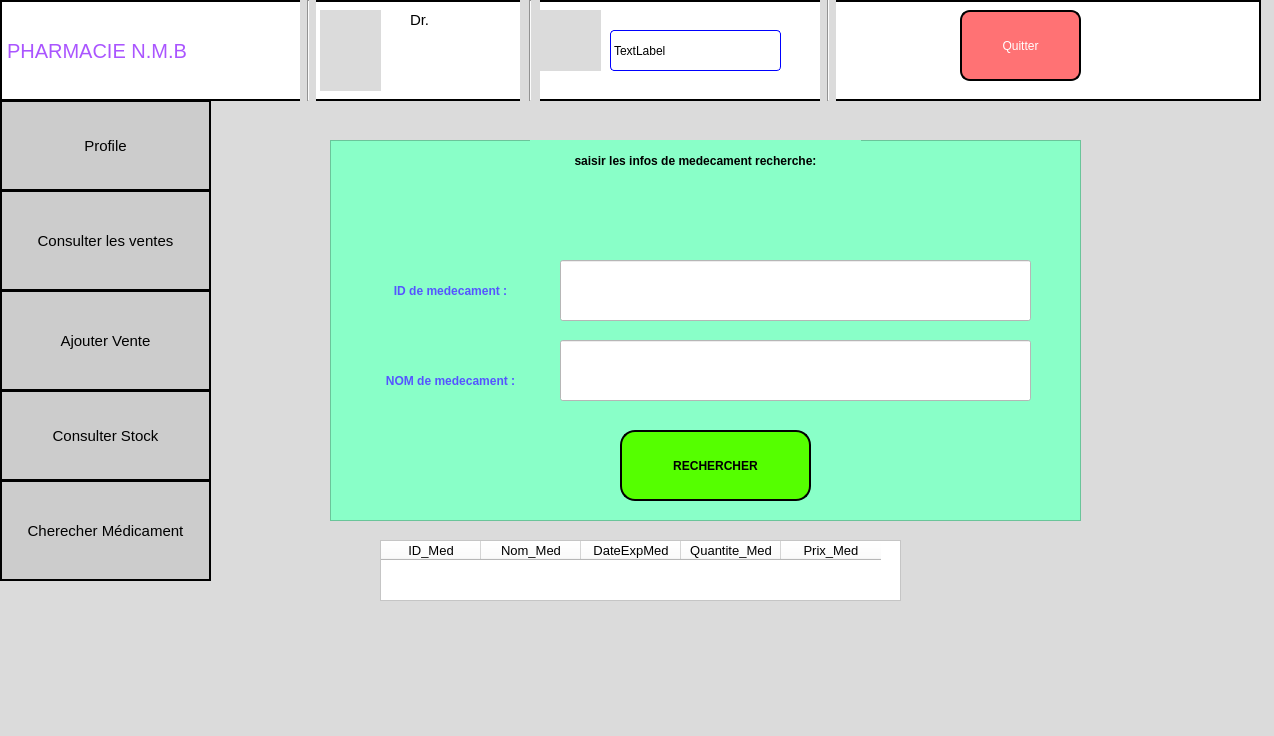
<?xml version="1.0" encoding="UTF-8"?>
<ui version="4.0">
 <class>recherchermed_emp</class>
 <widget class="QDialog" name="recherchermed_emp">
  <property name="geometry">
   <rect>
    <x>0</x>
    <y>0</y>
    <width>1274</width>
    <height>736</height>
   </rect>
  </property>
  <property name="windowTitle">
   <string>Dialog</string>
  </property>
  <property name="styleSheet">
   <string notr="true">
background-color: rgb(219, 219, 219);</string>
  </property>
  <widget class="QLabel" name="label">
   <property name="geometry">
    <rect>
     <x>640</x>
     <y>360</y>
     <width>37</width>
     <height>12</height>
    </rect>
   </property>
   <property name="text">
    <string/>
   </property>
  </widget>
  <widget class="QPushButton" name="pushButton_afficher_vente">
   <property name="geometry">
    <rect>
     <x>0</x>
     <y>190</y>
     <width>211</width>
     <height>101</height>
    </rect>
   </property>
   <property name="styleSheet">
    <string notr="true">font-size:	15px;border:2px solid black;
background-color: rgb(204, 204, 204);</string>
   </property>
   <property name="text">
    <string>Consulter les ventes</string>
   </property>
  </widget>
  <widget class="QPushButton" name="pushButton_Consulter_stock">
   <property name="geometry">
    <rect>
     <x>0</x>
     <y>390</y>
     <width>211</width>
     <height>91</height>
    </rect>
   </property>
   <property name="styleSheet">
    <string notr="true">background-color: rgb(204, 204, 204);font-size:15px;border:2px solid black;</string>
   </property>
   <property name="text">
    <string>Consulter Stock</string>
   </property>
  </widget>
  <widget class="QPushButton" name="pushButton_ajouter_vente">
   <property name="geometry">
    <rect>
     <x>0</x>
     <y>290</y>
     <width>211</width>
     <height>101</height>
    </rect>
   </property>
   <property name="styleSheet">
    <string notr="true">
background-color: rgb(204, 204, 204);;font-size:15px;border:2px solid black;</string>
   </property>
   <property name="text">
    <string>Ajouter Vente</string>
   </property>
  </widget>
  <widget class="QPushButton" name="pushButton_4">
   <property name="geometry">
    <rect>
     <x>0</x>
     <y>480</y>
     <width>211</width>
     <height>101</height>
    </rect>
   </property>
   <property name="styleSheet">
    <string notr="true">background-color: rgb(204, 204, 204);font-size:15px;border:2px solid black;</string>
   </property>
   <property name="text">
    <string>Cherecher Médicament</string>
   </property>
  </widget>
  <widget class="QPushButton" name="ButtonProfil">
   <property name="geometry">
    <rect>
     <x>0</x>
     <y>100</y>
     <width>211</width>
     <height>91</height>
    </rect>
   </property>
   <property name="styleSheet">
    <string notr="true">font-size:15px;border:2px solid black;
background-color: rgb(204, 204, 204);</string>
   </property>
   <property name="text">
    <string>Profile</string>
   </property>
  </widget>
  <widget class="QLabel" name="label_2">
   <property name="geometry">
    <rect>
     <x>0</x>
     <y>0</y>
     <width>311</width>
     <height>101</height>
    </rect>
   </property>
   <property name="styleSheet">
    <string notr="true">background-color: rgb(255, 255, 255);font-size:20px;
font: 20pt &quot;Segoe Script&quot;;color:rgb(170, 85, 255);border:2px solid black;</string>
   </property>
   <property name="text">
    <string>PHARMACIE N.M.B</string>
   </property>
  </widget>
  <widget class="QLabel" name="label_3">
   <property name="geometry">
    <rect>
     <x>310</x>
     <y>0</y>
     <width>951</width>
     <height>101</height>
    </rect>
   </property>
   <property name="styleSheet">
    <string notr="true">background-color: rgb(255, 255, 255);border:2px solid black;</string>
   </property>
   <property name="text">
    <string/>
   </property>
  </widget>
  <widget class="QPushButton" name="pushButton_6">
   <property name="geometry">
    <rect>
     <x>960</x>
     <y>10</y>
     <width>121</width>
     <height>71</height>
    </rect>
   </property>
   <property name="styleSheet">
    <string notr="true">border:2px solid black;color:white;border-radius:10px;
font: 900 12pt &quot;Arial Black&quot;;
background-color: rgb(255, 114, 116);</string>
   </property>
   <property name="text">
    <string>Quitter</string>
   </property>
  </widget>
  <widget class="Line" name="line">
   <property name="geometry">
    <rect>
     <x>820</x>
     <y>-10</y>
     <width>16</width>
     <height>111</height>
    </rect>
   </property>
   <property name="orientation">
    <enum>Qt::Vertical</enum>
   </property>
  </widget>
  <widget class="Line" name="line_2">
   <property name="geometry">
    <rect>
     <x>300</x>
     <y>0</y>
     <width>16</width>
     <height>101</height>
    </rect>
   </property>
   <property name="orientation">
    <enum>Qt::Vertical</enum>
   </property>
  </widget>
  <widget class="Line" name="line_4">
   <property name="geometry">
    <rect>
     <x>520</x>
     <y>0</y>
     <width>20</width>
     <height>101</height>
    </rect>
   </property>
   <property name="orientation">
    <enum>Qt::Vertical</enum>
   </property>
  </widget>
  <widget class="QLabel" name="nome_user">
   <property name="geometry">
    <rect>
     <x>410</x>
     <y>50</y>
     <width>101</width>
     <height>20</height>
    </rect>
   </property>
   <property name="styleSheet">
    <string notr="true">background-color:white;
font: 900 14pt &quot;Arial Black&quot;;</string>
   </property>
   <property name="text">
    <string/>
   </property>
  </widget>
  <widget class="QLabel" name="label_6">
   <property name="geometry">
    <rect>
     <x>410</x>
     <y>10</y>
     <width>101</width>
     <height>20</height>
    </rect>
   </property>
   <property name="styleSheet">
    <string notr="true">background-color: rgb(255, 255, 255);font-size:15px;
font: 600 16pt &quot;Segoe UI Variable Text Semibold&quot;;</string>
   </property>
   <property name="text">
    <string>Dr.</string>
   </property>
  </widget>
  <widget class="QLabel" name="label_5">
   <property name="geometry">
    <rect>
     <x>540</x>
     <y>10</y>
     <width>61</width>
     <height>61</height>
    </rect>
   </property>
   <property name="text">
    <string/>
   </property>
   <property name="pixmap">
    <pixmap resource="ressource.qrc">:/res/image/OIP (3).jpeg</pixmap>
   </property>
   <property name="scaledContents">
    <bool>true</bool>
   </property>
  </widget>
  <widget class="QLabel" name="label_7">
   <property name="geometry">
    <rect>
     <x>870</x>
     <y>10</y>
     <width>71</width>
     <height>71</height>
    </rect>
   </property>
   <property name="styleSheet">
    <string notr="true">background-color: white;</string>
   </property>
   <property name="text">
    <string/>
   </property>
   <property name="pixmap">
    <pixmap resource="ressource.qrc">:/res/image/R (1).png</pixmap>
   </property>
   <property name="scaledContents">
    <bool>true</bool>
   </property>
  </widget>
  <widget class="QLabel" name="label_date">
   <property name="geometry">
    <rect>
     <x>610</x>
     <y>30</y>
     <width>171</width>
     <height>41</height>
    </rect>
   </property>
   <property name="styleSheet">
    <string notr="true">border:1px solid blue;border-radius:4px;
font: 10pt &quot;Rockwell&quot;;
background-color: rgb(255, 255, 255);</string>
   </property>
   <property name="text">
    <string>TextLabel</string>
   </property>
  </widget>
  <widget class="QLabel" name="label_8">
   <property name="geometry">
    <rect>
     <x>230</x>
     <y>10</y>
     <width>61</width>
     <height>81</height>
    </rect>
   </property>
   <property name="styleSheet">
    <string notr="true">background-color: rgb(255, 255, 255);</string>
   </property>
   <property name="text">
    <string/>
   </property>
   <property name="pixmap">
    <pixmap resource="ressource.qrc">:/res/image/devenir-pharmacien-921x1024.png</pixmap>
   </property>
   <property name="scaledContents">
    <bool>true</bool>
   </property>
  </widget>
  <widget class="QLabel" name="label_4">
   <property name="geometry">
    <rect>
     <x>320</x>
     <y>10</y>
     <width>61</width>
     <height>81</height>
    </rect>
   </property>
   <property name="text">
    <string/>
   </property>
   <property name="pixmap">
    <pixmap resource="ressource.qrc">:/res/image/WhatsApp Image 2024-04-30 à 20.55.44_6b270705.jpg</pixmap>
   </property>
   <property name="scaledContents">
    <bool>true</bool>
   </property>
  </widget>
  <widget class="QFrame" name="frame">
   <property name="geometry">
    <rect>
     <x>330</x>
     <y>140</y>
     <width>751</width>
     <height>381</height>
    </rect>
   </property>
   <property name="styleSheet">
    <string notr="true">background-color: rgb(137, 255, 200);
box-shadow:2px;</string>
   </property>
   <property name="frameShape">
    <enum>QFrame::StyledPanel</enum>
   </property>
   <property name="frameShadow">
    <enum>QFrame::Raised</enum>
   </property>
   <widget class="QLabel" name="label_9">
    <property name="geometry">
     <rect>
      <x>200</x>
      <y>0</y>
      <width>331</width>
      <height>41</height>
     </rect>
    </property>
    <property name="font">
     <font>
      <bold>true</bold>
     </font>
    </property>
    <property name="styleSheet">
     <string notr="true"/>
    </property>
    <property name="text">
     <string>saisir les infos de medecament recherche:</string>
    </property>
    <property name="alignment">
     <set>Qt::AlignCenter</set>
    </property>
   </widget>
   <widget class="QLineEdit" name="lineEdit_rechercheMedID">
    <property name="geometry">
     <rect>
      <x>230</x>
      <y>120</y>
      <width>471</width>
      <height>61</height>
     </rect>
    </property>
    <property name="styleSheet">
     <string notr="true">background-color: rgb(255, 255, 255);</string>
    </property>
    <property name="text">
     <string/>
    </property>
   </widget>
   <widget class="QLineEdit" name="lineEdit_rechercheMedNOM">
    <property name="geometry">
     <rect>
      <x>230</x>
      <y>200</y>
      <width>471</width>
      <height>61</height>
     </rect>
    </property>
    <property name="styleSheet">
     <string notr="true">background-color: rgb(255, 255, 255);</string>
    </property>
   </widget>
   <widget class="QLabel" name="label_10">
    <property name="geometry">
     <rect>
      <x>30</x>
      <y>220</y>
      <width>181</width>
      <height>41</height>
     </rect>
    </property>
    <property name="font">
     <font>
      <bold>true</bold>
     </font>
    </property>
    <property name="styleSheet">
     <string notr="true">color: rgb(85, 85, 255);</string>
    </property>
    <property name="text">
     <string>NOM de medecament :</string>
    </property>
    <property name="alignment">
     <set>Qt::AlignCenter</set>
    </property>
   </widget>
   <widget class="QLabel" name="label_11">
    <property name="geometry">
     <rect>
      <x>30</x>
      <y>130</y>
      <width>181</width>
      <height>41</height>
     </rect>
    </property>
    <property name="font">
     <font>
      <bold>true</bold>
     </font>
    </property>
    <property name="styleSheet">
     <string notr="true">color: rgb(85, 85, 255);</string>
    </property>
    <property name="text">
     <string>ID de medecament :</string>
    </property>
    <property name="alignment">
     <set>Qt::AlignCenter</set>
    </property>
   </widget>
   <widget class="QLabel" name="label_12">
    <property name="geometry">
     <rect>
      <x>10</x>
      <y>10</y>
      <width>101</width>
      <height>81</height>
     </rect>
    </property>
    <property name="text">
     <string/>
    </property>
    <property name="pixmap">
     <pixmap resource="../../Desktop/gestion d'un pharmacie c++/sqlite_DB/ressource_im.qrc">:/new/prefix1/images/pills.jpg</pixmap>
    </property>
    <property name="scaledContents">
     <bool>true</bool>
    </property>
   </widget>
   <widget class="QPushButton" name="pushButton_Recherche">
    <property name="geometry">
     <rect>
      <x>290</x>
      <y>290</y>
      <width>191</width>
      <height>71</height>
     </rect>
    </property>
    <property name="font">
     <font>
      <bold>true</bold>
     </font>
    </property>
    <property name="cursor">
     <cursorShape>ArrowCursor</cursorShape>
    </property>
    <property name="layoutDirection">
     <enum>Qt::LeftToRight</enum>
    </property>
    <property name="styleSheet">
     <string notr="true">border-radius:15px;
background-color:rgb(85, 255, 0);
border:2px solid black;

</string>
    </property>
    <property name="text">
     <string>RECHERCHER</string>
    </property>
   </widget>
   <widget class="QLabel" name="label_13">
    <property name="geometry">
     <rect>
      <x>440</x>
      <y>310</y>
      <width>31</width>
      <height>31</height>
     </rect>
    </property>
    <property name="styleSheet">
     <string notr="true">border-radius:30px;
background-color:rgb(85, 255, 0);</string>
    </property>
    <property name="text">
     <string/>
    </property>
    <property name="pixmap">
     <pixmap resource="../../Desktop/gestion d'un pharmacie c++/sqlite_DB/ressource_im.qrc">:/new/prefix1/images/search.jpg</pixmap>
    </property>
    <property name="scaledContents">
     <bool>true</bool>
    </property>
   </widget>
  </widget>
  <widget class="QTableWidget" name="Table_affichageMed">
   <property name="enabled">
    <bool>true</bool>
   </property>
   <property name="geometry">
    <rect>
     <x>380</x>
     <y>540</y>
     <width>521</width>
     <height>61</height>
    </rect>
   </property>
   <property name="font">
    <font>
     <bold>true</bold>
    </font>
   </property>
   <property name="cursor" stdset="0">
    <cursorShape>CrossCursor</cursorShape>
   </property>
   <property name="styleSheet">
    <string notr="true">background-color: rgb(255, 255, 255);</string>
   </property>
   <property name="autoScroll">
    <bool>true</bool>
   </property>
   <property name="showGrid">
    <bool>true</bool>
   </property>
   <property name="gridStyle">
    <enum>Qt::SolidLine</enum>
   </property>
   <property name="sortingEnabled">
    <bool>false</bool>
   </property>
   <attribute name="horizontalHeaderVisible">
    <bool>true</bool>
   </attribute>
   <attribute name="horizontalHeaderCascadingSectionResizes">
    <bool>true</bool>
   </attribute>
   <attribute name="horizontalHeaderShowSortIndicator" stdset="0">
    <bool>true</bool>
   </attribute>
   <attribute name="verticalHeaderVisible">
    <bool>true</bool>
   </attribute>
   <attribute name="verticalHeaderCascadingSectionResizes">
    <bool>false</bool>
   </attribute>
   <attribute name="verticalHeaderShowSortIndicator" stdset="0">
    <bool>false</bool>
   </attribute>
   <attribute name="verticalHeaderStretchLastSection">
    <bool>false</bool>
   </attribute>
   <column>
    <property name="text">
     <string>ID_Med</string>
    </property>
    <property name="font">
     <font>
      <family>Arial</family>
      <pointsize>10</pointsize>
     </font>
    </property>
   </column>
   <column>
    <property name="text">
     <string>Nom_Med</string>
    </property>
    <property name="font">
     <font>
      <family>Arial</family>
      <pointsize>10</pointsize>
     </font>
    </property>
   </column>
   <column>
    <property name="text">
     <string>DateExpMed</string>
    </property>
    <property name="font">
     <font>
      <family>Arial</family>
      <pointsize>10</pointsize>
     </font>
    </property>
   </column>
   <column>
    <property name="text">
     <string>Quantite_Med</string>
    </property>
    <property name="font">
     <font>
      <family>Arial</family>
      <pointsize>10</pointsize>
     </font>
    </property>
   </column>
   <column>
    <property name="text">
     <string>Prix_Med</string>
    </property>
    <property name="font">
     <font>
      <family>Arial</family>
      <pointsize>10</pointsize>
     </font>
    </property>
   </column>
  </widget>
 </widget>
 <resources>
  <include location="ressource.qrc"/>
  <include location="../../Desktop/gestion d'un pharmacie c++/sqlite_DB/ressource_im.qrc"/>
 </resources>
 <connections/>
</ui>
